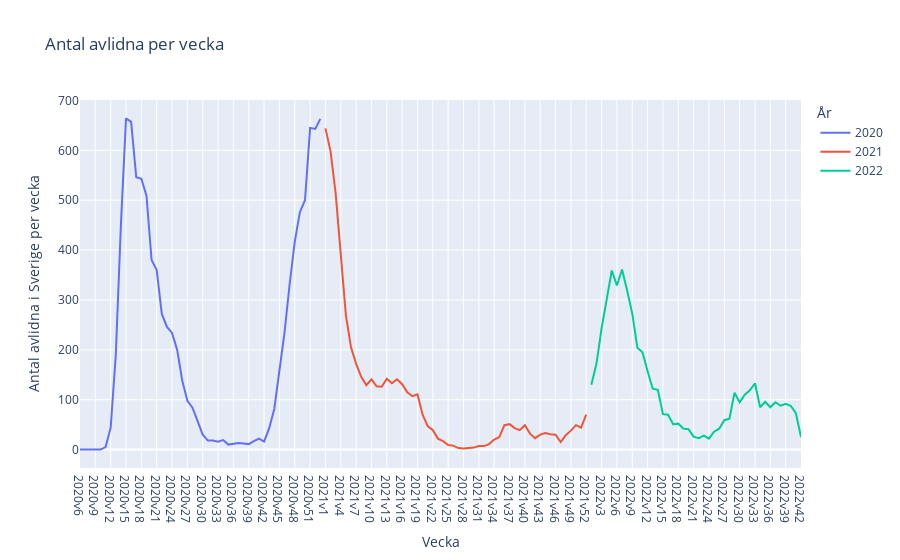

Here is the notebook cell this chart was saved with:
### Code cell
# c) Plotly express
px.line(vecka_riket,
        x="Vecka",
        y="Antal_avlidna_vecka",
        color="år",
        title="Antal avlidna per vecka",
        labels={"Vecka": "Vecka", "Antal_avlidna_vecka": "Antal avlidna i Sverige per vecka", "år": "År"},
    )

### Figure 1 — Plotly figure (JSON) as saved in the notebook; plotly's stock layout.template omitted (floating-point values rounded to 4 significant figures)
{"data": [{"hovertemplate": "År=2020<br>Vecka=%{x}<br>Antal avlidna i Sverige per vecka=%{y}<extra></extra>", "legendgroup": "2020", "line": {"color": "#636efa", "dash": "solid"}, "marker": {"symbol": "circle"}, "mode": "lines", "name": "2020", "orientation": "v", "showlegend": true, "type": "scatter", "x": ["2020v6", "2020v7", "2020v8", "2020v9", "2020v10", "2020v11", "2020v12", "2020v13", "2020v14", "2020v15", "2020v16", "2020v17", "2020v18", "2020v19", "2020v20", "2020v21", "2020v22", "2020v23", "2020v24", "2020v25", "2020v26", "2020v27", "2020v28", "2020v29", "2020v30", "2020v31", "2020v32", "2020v33", "2020v34", "2020v35", "2020v36", "2020v37", "2020v38", "2020v39", "2020v40", "2020v41", "2020v42", "2020v43", "2020v44", "2020v45", "2020v46", "2020v47", "2020v48", "2020v49", "2020v50", "2020v51", "2020v52", "2020v53"], "xaxis": "x", "y": [0, 0, 0, 0, 0, 5, 44, 190, 451, 664, 657, 546, 543, 509, 380, 360, 272, 246, 234, 200, 138, 98, 84, 57, 30, 18, 18, 16, 19, 10, 12, 13, 12, 11, 17, 22, 16, 43, 82, 157, 235, 332, 417, 476, 500, 645, 643, 663], "yaxis": "y"}, {"hovertemplate": "År=2021<br>Vecka=%{x}<br>Antal avlidna i Sverige per vecka=%{y}<extra></extra>", "legendgroup": "2021", "line": {"color": "#EF553B", "dash": "solid"}, "marker": {"symbol": "circle"}, "mode": "lines", "name": "2021", "orientation": "v", "showlegend": true, "type": "scatter", "x": ["2021v1", "2021v2", "2021v3", "2021v4", "2021v5", "2021v6", "2021v7", "2021v8", "2021v9", "2021v10", "2021v11", "2021v12", "2021v13", "2021v14", "2021v15", "2021v16", "2021v17", "2021v18", "2021v19", "2021v20", "2021v21", "2021v22", "2021v23", "2021v24", "2021v25", "2021v26", "2021v27", "2021v28", "2021v29", "2021v30", "2021v31", "2021v32", "2021v33", "2021v34", "2021v35", "2021v36", "2021v37", "2021v38", "2021v39", "2021v40", "2021v41", "2021v42", "2021v43", "2021v44", "2021v45", "2021v46", "2021v47", "2021v48", "2021v49", "2021v50", "2021v51", "2021v52"], "xaxis": "x", "y": [644, 598, 513, 389, 269, 205, 172, 146, 129, 141, 127, 126, 142, 133, 141, 131, 115, 107, 111, 70, 47, 39, 22, 17, 9, 8, 3, 2, 3, 4, 7, 7, 11, 20, 25, 49, 51, 43, 39, 49, 32, 23, 30, 33, 31, 30, 15, 29, 38, 49, 44, 70], "yaxis": "y"}, {"hovertemplate": "År=2022<br>Vecka=%{x}<br>Antal avlidna i Sverige per vecka=%{y}<extra></extra>", "legendgroup": "2022", "line": {"color": "#00cc96", "dash": "solid"}, "marker": {"symbol": "circle"}, "mode": "lines", "name": "2022", "orientation": "v", "showlegend": true, "type": "scatter", "x": ["2022v1", "2022v2", "2022v3", "2022v4", "2022v5", "2022v6", "2022v7", "2022v8", "2022v9", "2022v10", "2022v11", "2022v12", "2022v13", "2022v14", "2022v15", "2022v16", "2022v17", "2022v18", "2022v19", "2022v20", "2022v21", "2022v22", "2022v23", "2022v24", "2022v25", "2022v26", "2022v27", "2022v28", "2022v29", "2022v30", "2022v31", "2022v32", "2022v33", "2022v34", "2022v35", "2022v36", "2022v37", "2022v38", "2022v39", "2022v40", "2022v41", "2022v42"], "xaxis": "x", "y": [130, 172, 243, 301, 359, 329, 361, 319, 273, 204, 195, 157, 122, 120, 71, 70, 51, 52, 42, 41, 26, 23, 28, 22, 36, 42, 59, 62, 114, 95, 110, 119, 133, 85, 96, 85, 95, 88, 92, 88, 73, 25], "yaxis": "y"}], "layout": {"legend": {"title": {"text": "År"}, "tracegroupgap": 0}, "title": {"text": "Antal avlidna per vecka"}, "xaxis": {"anchor": "y", "domain": [0, 1], "title": {"text": "Vecka"}}, "yaxis": {"anchor": "x", "domain": [0, 1], "title": {"text": "Antal avlidna i Sverige per vecka"}}}}
